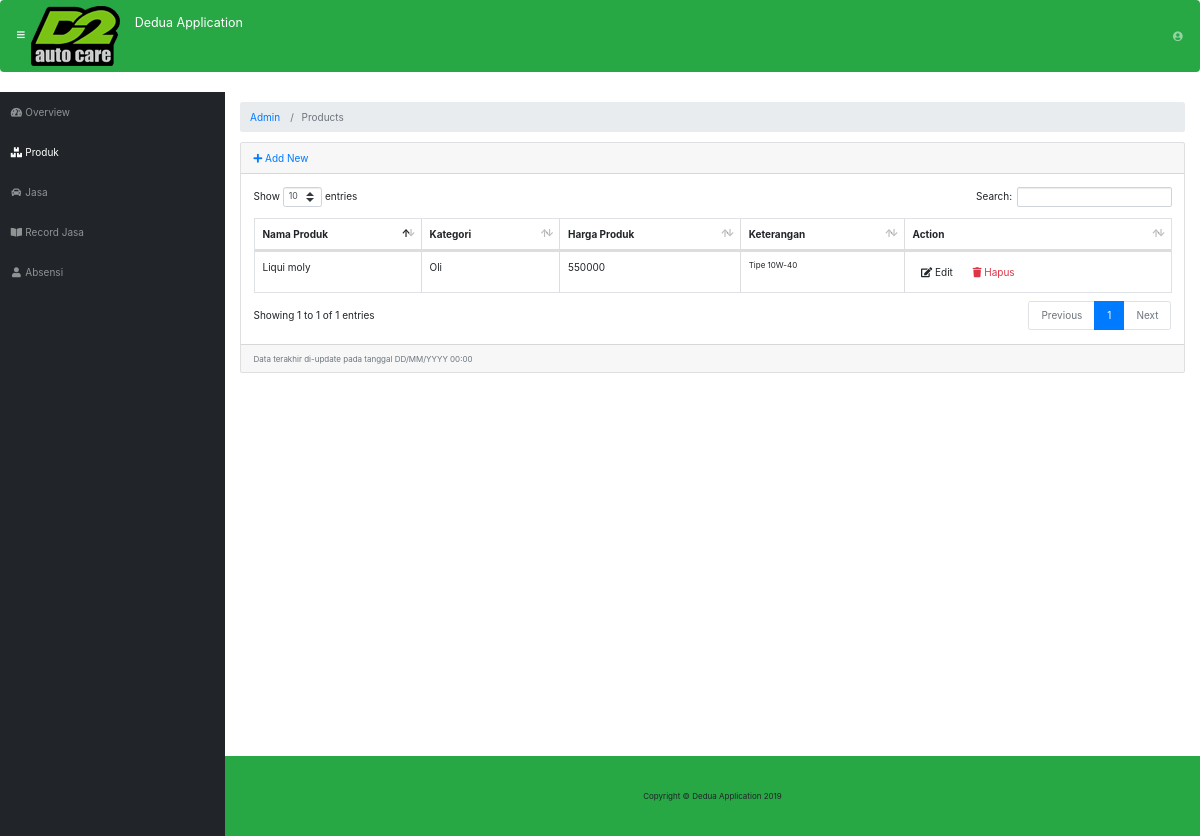
Before: /index.php/admin/products with the older database file.
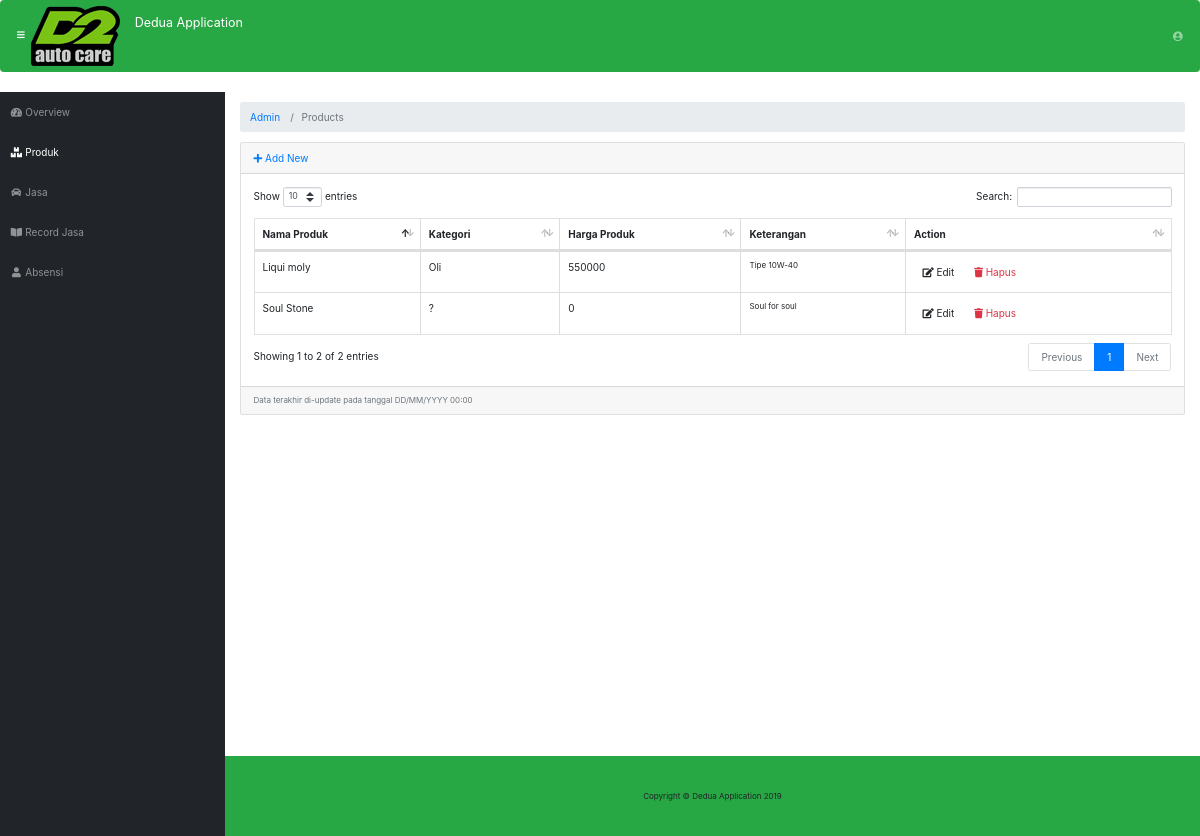
After: the same page with the newer database file.
### tables this page shows
CREATE TABLE `produk` (
  `id_produk` varchar(64) NOT NULL,
  `nama_produk` varchar(255) NOT NULL,
  `image` varchar(255) NOT NULL DEFAULT 'default.jpg',
  `kategori` varchar(255) NOT NULL,
  `harga_produk` int(11) NOT NULL,
  `keterangan` text NOT NULL,
  `post_date` timestamp NOT NULL DEFAULT CURRENT_TIMESTAMP ON UPDATE CURRENT_TIMESTAMP
);

### application/controllers/admin/Products.php (called while the page is built, shortened)
<?php
class Products extends CI_Controller
{
    public function __construct()
    {
        $this->load->model("product_model");
        $this->load->library('form_validation');
    }
    public function index()
    {
        $data["products"] = $this->product_model->getAll();
        $this->load->view("admin/product/list", $data);
    }
}

### index.php (called while the page is built, shortened)
<?php
require_once BASEPATH.'core/CodeIgniter.php';

### application/models/Product_model.php (called while the page is built, shortened)
<?php defined('BASEPATH') OR exit('No direct script access allowed');
class Product_model extends CI_Model
{
    private $_table = "produk";
    public function getAll()
    {
        return $this->db->get($this->_table)->result();
    }
}

### application/views/admin/product/list.php (the view, shortened to what this page needs)
<!DOCTYPE html>
<html lang="en">
<head>
	<?php $this->load->view("admin/_partials/head.php") ?>
</head>
<body id="page-top">
	<?php $this->load->view("admin/_partials/navbar.php") ?>
	<div id="wrapper">
		<?php $this->load->view("admin/_partials/sidebar.php") ?>
		<div id="content-wrapper">
			<div class="container-fluid">
				<?php $this->load->view("admin/_partials/breadcrumb.php") ?>
				<div class="card mb-3">
					<div class="card-header">
						<a href="<?php echo site_url('admin/products/add') ?>"><i class="fas fa-plus"></i> Add New</a>
					</div>
					<div class="card-body">
						<div class="table-responsive">
							<table class="table table-bordered" id="dataTable" width="100%" cellspacing="0">
								<thead>
									<tr>
										<th>Nama Produk</th>
										<th>Kategori</th>
										<th>Harga Produk</th>
										<th>Keterangan</th>
										<th>Action</th>
									</tr>
								</thead>
								<tbody>
									<?php foreach ($products as $product): ?>
									<tr>
										<td width="150">
											<?php echo $product->nama_produk ?>
										</td>
										<td>
											<?php echo $product->kategori ?>
										</td>
										<td>
											<?php echo $product->harga_produk ?>
										</td>
										<td class="small">
											<?php echo substr($product->keterangan, 0, 120) ?></td>
										<td width="250">
											<a href="<?php echo site_url('admin/products/edit/'.$product->id_produk) ?>"
											 class="btn btn-small"><i class="fas fa-edit"></i> Edit</a>
											<a onclick="deleteConfirm('<?php echo site_url('admin/products/delete/'.$product->id_produk) ?>')"
											 href="#!" class="btn btn-small text-danger"><i class="fas fa-trash"></i> Hapus</a>
										</td>
									</tr>
									<?php endforeach; ?>
								</tbody>
							</table>
						</div>
					</div>
					<div class="card-footer small text-muted">Data terakhir di-update pada tanggal DD/MM/YYYY 00:00</div>
				</div>
			</div>
		</div>
	</div>
</body>
</html>

### application/views/admin/_partials/breadcrumb.php
<ol class="breadcrumb">
<?php foreach ($this->uri->segments as $segment): ?>
	<?php
		$url = substr($this->uri->uri_string, 0, strpos($this->uri->uri_string, $segment)) . $segment;
		$is_active =  $url == $this->uri->uri_string;
	?>
	<li class="breadcrumb-item <?php echo $is_active ? 'active': '' ?>">
		<?php if($is_active): ?>
			<?php echo ucfirst($segment) ?>
		<?php else: ?>
			<a href="<?php echo site_url($url) ?>"><?php echo ucfirst($segment) ?></a>
		<?php endif; ?>
	</li>
<?php endforeach; ?>
</ol>

Changed rows visible on the page:
added produk: nama_produk "Soul Stone", kategori "?", harga_produk "0", keterangan "Soul for soul"
Other visible differences:
text written by a page script: "Show entries Search: Showing 1 to 1 of 1 entries Previous 1 Next" → "Show entries Search: Showing 1 to 2 of 2 entries Previous 1 Next"
